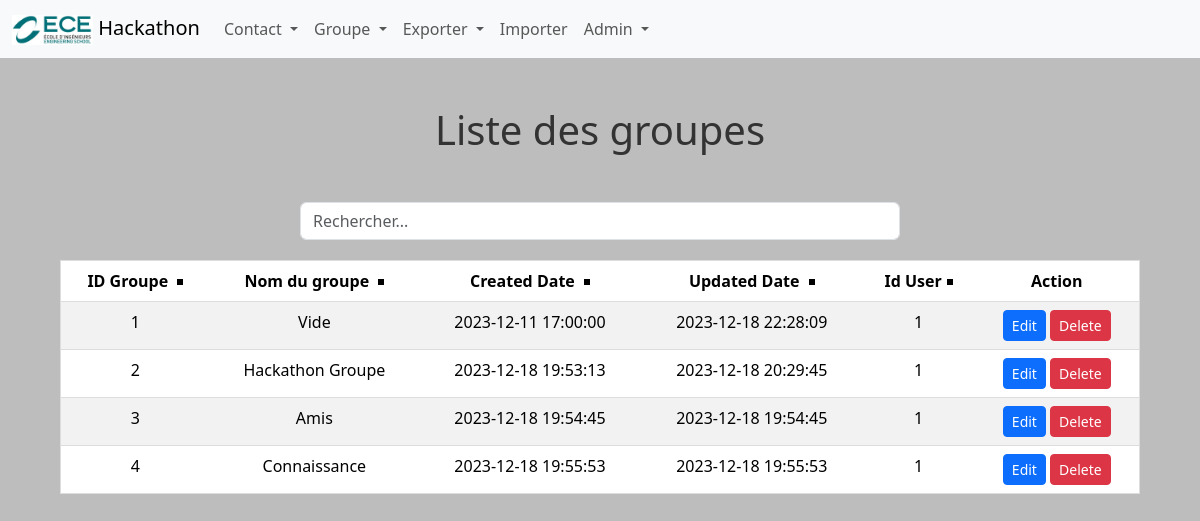
The app's page /groupes/admin (signed in), older data.
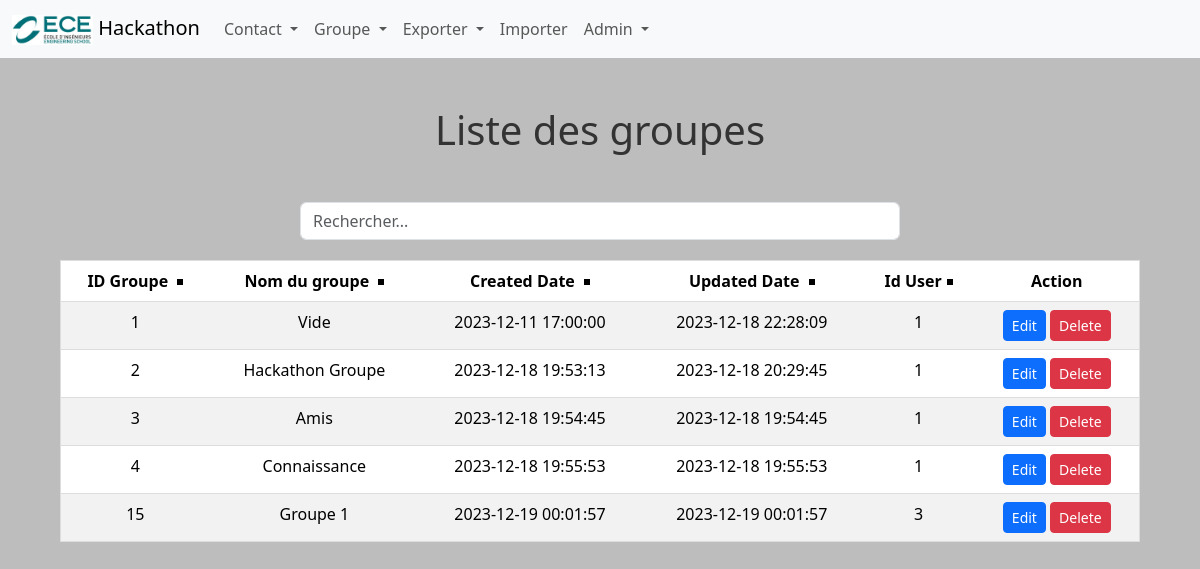
The same page, newer data.
### tables this page shows
CREATE TABLE Groupe (
    id_groupe     INTEGER PRIMARY KEY AUTOINCREMENT,
    nom_de_groupe VARCHAR(50) NOT NULL,
    created_date  DATETIME NOT NULL,
    updated_date  DATETIME NOT NULL,
	id_user INTEGER NOT NULL,
	FOREIGN KEY (id_user) REFERENCES User(id_user)
);

### main.py (the view)
@app.route("/groupes/admin")
def liste_groupes_admin():
    if 'id' not in session:
        return redirect(url_for('login'))
    elif session['grade'] != 1:
        flash("Vous n'êtes pas administateur", "danger")
        return redirect(url_for('index'))
    else:
        query = "SELECT * FROM Groupe"
        groupes = recup_bdd(query)
        return render_template('groupeListAdmin.html', groupes=groupes)

### function.py (called while the page is built)
def connect_db():
    return sqlite3.connect('hackathon_bdd.sqlite')

def recup_bdd(query: str, values=None, doOne: bool = False):
    connection = connect_db()
    cursor = connection.cursor()
    if values:
        cursor.execute(query, values)
    else:
        cursor.execute(query)
    if doOne:
        result = cursor.fetchone()
    else:
        result = cursor.fetchall()
    connection.close()
    return result

### templates/groupeListAdmin.html (shortened to what this page needs)
{% extends "layout/base.html" %}
{% block content %}
    {% include 'layout/navbar.html' %}
    <h1 class="m-5">Liste des groupes</h1>
    <div class="input-group mb-3">
        <input type="text" class="form-control" id="searchInput" placeholder="Rechercher...">
    </div>
    <table class="table table-striped" id="groupeTable">
        <thead>
            <tr>
                <th data-column="0">ID Groupe <span class="arrow"></span></th>
                <th data-column="1">Nom du groupe <span class="arrow"></span></th>
                <th data-column="3">Created Date <span class="arrow"></span></th>
                <th data-column="4">Updated Date <span class="arrow"></span></th>
                <th data-column="5">Id User<span class="arrow"></span></th>
                <th>Action</th>
            </tr>
        </thead>
        <tbody>
            {% for groupe in groupes %}
                <tr class="groupe-row">
                    <td>{{ groupe[0] }}</td>
                    <td>{{ groupe[1] }}</td>
                    <td>{{ groupe[2] }}</td>
                    <td>{{ groupe[3] }}</td>
                    <td>{{ groupe[4] }}</td>
                    <td>
                        <a href="{{ url_for('edit_groupe', groupeId=groupe[0]) }}" class="btn btn-primary btn-sm">
                            Edit
                        </a>
                        <a href="{{ url_for('delete_groupe', groupeId=groupe[0]) }}" class="btn btn-danger btn-sm">
                            Delete
                        </a>
                    </td>
                </tr>
            {% endfor %}
        </tbody>
    </table>
{% endblock %}

Row changes from the older to the newer data that the page shows:
added Groupe: id_groupe "15", nom_de_groupe "Groupe 1", created_date "2023-12-19 00:01:57", updated_date "2023-12-19 00:01:57", id_user "3"
